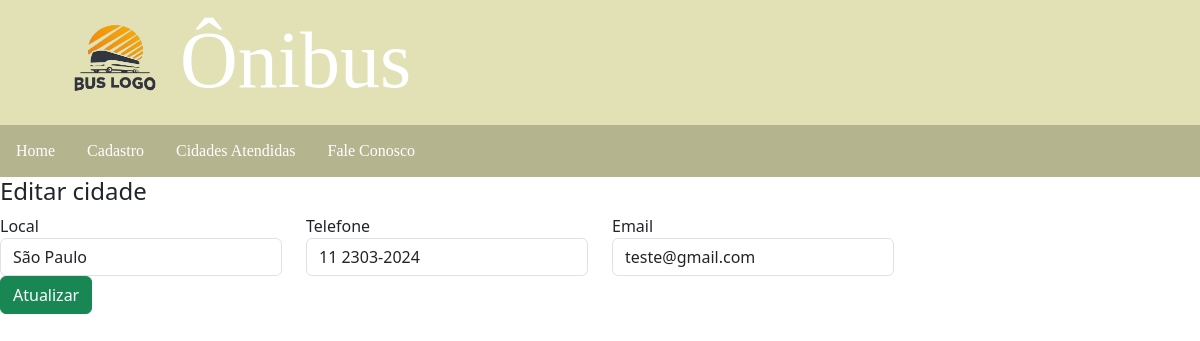
Page /cidades-atendidas/editar/cidade/1 on the earlier database version.
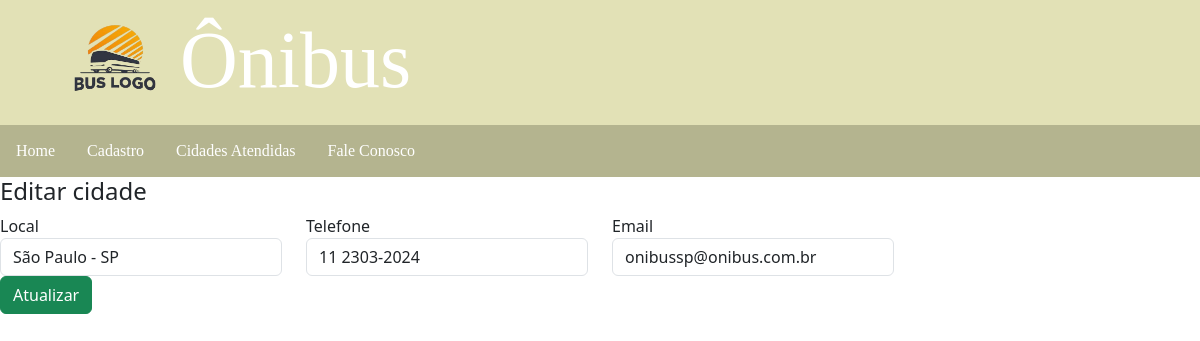
Same page on the later database version.
### cidades/models.py (models this page shows)
class Cidade(models.Model):
    local = models.CharField(max_length=100)
    telefone = models.CharField(max_length=14)
    email = models.CharField(max_length=30)
    created_at = models.DateTimeField(default=datetime.now)
    update_at = models.DateTimeField(default=datetime.now, blank=True)

### cidades/views.py (the view)
# urls.py: path('editar/cidade/<int:id_cidade>', views.editar, name='editar_cidade'),
def editar(request, id_cidade):
    cidade = get_object_or_404(Cidade, pk=id_cidade)
    return render(request, 'editar_cidade.html', {'dados_cidade': cidade})

### cidades/templates/editar_cidade.html (shortened to what this page needs)
{% extends 'topo.html' %}
{% block content %}
    <h4>Editar cidade</h4>
    <form action="{% url 'atualizar_cidade' %}" method="post">
        <div class="row">
            <div class="col-md-3">
                <label for="nome">Local</label>
                <input type="text" name="local" class="form-control" value="{{dados_cidade.local}}">
            </div>
            <div class="col-md-3">
                <label for="sobrenome">Telefone</label>
                <input type="text" name="telefone" class="form-control" value="{{dados_cidade.telefone}}">
            </div>
            <div class="col-md-3">
                <label for="email">Email</label>
                <input type="text" name="email" class="form-control" value="{{dados_cidade.email}}">
            </div>
        </div>
        <div class="d-flex justify-content-end">
            <button class="btn btn-success">Atualizar</button>
        </div>
    </form>
{% endblock %}

Differences in the rows shown:
changed Cidade: local "São Paulo" → "São Paulo - SP"; email "teste@gmail.com" → "onibussp@onibus.com.br"
